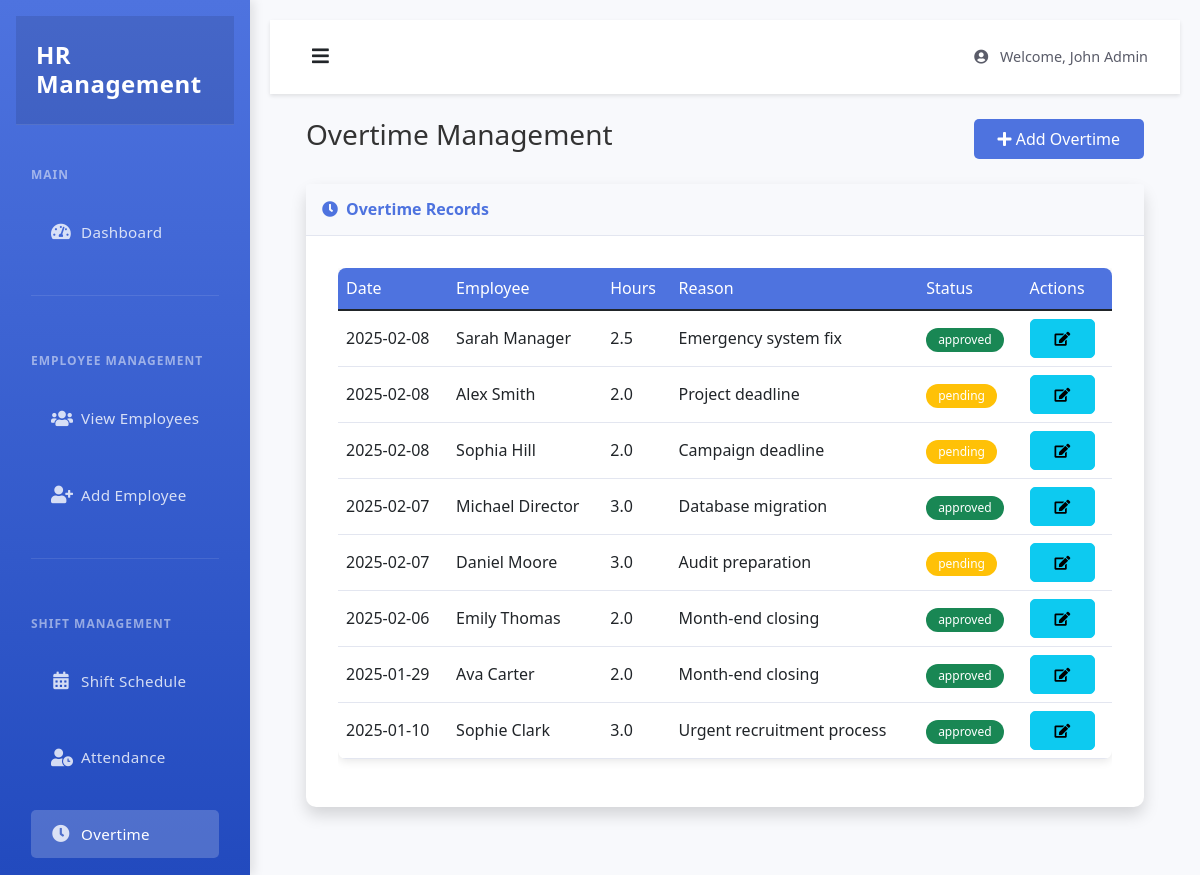
The page /admin/overtime (signed in) on the database its author committed.
### tables this page shows
CREATE TABLE overtime (
    id INTEGER PRIMARY KEY AUTOINCREMENT,
    user_id INTEGER NOT NULL,
    date TEXT NOT NULL,
    hours REAL NOT NULL,
    reason TEXT,
    status TEXT NOT NULL DEFAULT 'pending',
    created_at TIMESTAMP DEFAULT CURRENT_TIMESTAMP,
    FOREIGN KEY (user_id) REFERENCES users (id)
);

CREATE TABLE users (
    id INTEGER PRIMARY KEY AUTOINCREMENT,
    first_name TEXT NOT NULL,
    last_name TEXT NOT NULL,
    email TEXT UNIQUE NOT NULL,
    phone TEXT,
    username TEXT UNIQUE,
    password_hash TEXT NOT NULL,
    role TEXT NOT NULL,
    position TEXT,
    department TEXT,
    salary REAL,
    duration INTEGER,
    join_date TEXT,
    profile_pic TEXT,
    created_at TIMESTAMP DEFAULT CURRENT_TIMESTAMP
);

### app.py (the view)
@app.route('/admin/overtime')
@admin_required
def manage_overtime():
    db = get_db()
    cursor = db.cursor()
    cursor.execute('''
        SELECT o.*, u.first_name, u.last_name
        FROM overtime o
        JOIN users u ON o.user_id = u.id
        ORDER BY o.date DESC
    ''')
    overtime_records = cursor.fetchall()
    cursor.execute('''
        SELECT id, first_name, last_name
        FROM users
        WHERE role = 'employee'
        ORDER BY first_name
    ''')
    employees = cursor.fetchall()
    return render_template('admin/overtime.html',
                         overtime_records=overtime_records,
                         employees=employees)

### app.py (called while the page is built)
def get_db():
    if not hasattr(g, 'sqlite_db'):
        g.sqlite_db = sqlite3.connect(app.config['DATABASE'])
        g.sqlite_db.row_factory = sqlite3.Row
    return g.sqlite_db

def admin_required(f):
    @wraps(f)
    def decorated_function(*args, **kwargs):
        if 'is_admin' not in session or not session['is_admin']:
            flash('Admin access required')
            return redirect(url_for('login'))
        return f(*args, **kwargs)
    return decorated_function

### templates/admin/overtime.html (shortened to what this page needs)
{% extends "admin/base.html" %}
{% block content %}
<div class="container-fluid">
    <div class="d-flex justify-content-between align-items-center mb-4">
        <h1 class="h3 text-gray-800">Overtime Management</h1>
        <button class="btn btn-primary" data-bs-toggle="modal" data-bs-target="#addOvertimeModal">
            <i class="fas fa-plus"></i> Add Overtime
        </button>
    </div>
    <div class="card shadow mb-4">
        <div class="card-header py-3">
            <h6 class="m-0 font-weight-bold text-primary">
                <i class="fas fa-clock me-2"></i>Overtime Records
            </h6>
        </div>
        <div class="card-body">
            <div class="table-responsive">
                <table class="table table-hover">
                    <thead>
                        <tr>
                            <th>Date</th>
                            <th>Employee</th>
                            <th>Hours</th>
                            <th>Reason</th>
                            <th>Status</th>
                            <th>Actions</th>
                        </tr>
                    </thead>
                    <tbody>
                        {% for record in overtime_records %}
                        <tr>
                            <td>{{ record.date }}</td>
                            <td>{{ record.first_name }} {{ record.last_name }}</td>
                            <td>{{ record.hours }}</td>
                            <td>{{ record.reason }}</td>
                            <td>
                                <span class="badge bg-{{ 'success' if record.status == 'approved' else 'warning' }}">
                                    {{ record.status }}
                                </span>
                            </td>
                            <td>
                                <button class="btn btn-sm btn-info">
                                    <i class="fas fa-edit"></i>
                                </button>
                            </td>
                        </tr>
                        {% endfor %}
                    </tbody>
                </table>
            </div>
        </div>
    </div>
</div>
{% endblock %}

### static/style.css (style rules this page uses)
* { margin: 0; padding: 0; box-sizing: border-box; }
body { font-family: 'Segoe UI', Tahoma, Geneva, Verdana, sans-serif; line-height: 1.6; background-color: #f8f9fa; color: #333; min-height: 100vh; display: flex; flex-direction: column; }
.card { background: white; border-radius: 10px; box-shadow: 0 2px 15px rgba(0, 0, 0, 0.1); transition: transform 0.2s, box-shadow 0.2s; margin-bottom: 20px; border: none; }
.card-body { padding: 2rem; }
.btn { padding: 0.5rem 1.5rem; border-radius: 5px; transition: all 0.3s; font-weight: 500; }
.btn-primary { background-color: #4e73df; border: none; }
.table { background: white; border-radius: 8px; overflow: hidden; box-shadow: 0 2px 10px rgba(0, 0, 0, 0.1); }
.table th { background-color: #4e73df; color: white; font-weight: 500; border: none; }
.table td { vertical-align: middle; border-color: #e3e6f0; }
.badge { padding: 0.5em 1em; font-weight: 500; border-radius: 30px; }
.card { margin-bottom: 20px; }
.card-header { background-color: #f8f9fc; border-bottom: 1px solid #e3e6f0; }
.font-weight-bold { font-weight: 700 !important; }
.text-primary { color: #4e73df !important; }
.btn-primary { background-color: #4e73df; border-color: #4e73df; }

### rows shown on the page
overtime: date "2025-02-08", first_name "Sarah", last_name "Manager", hours "2.5", reason "Emergency system fix", status "approved"
overtime: date "2025-02-08", first_name "Alex", last_name "Smith", hours "2.0", reason "Project deadline", status "pending"
overtime: date "2025-02-08", first_name "Sophia", last_name "Hill", hours "2.0", reason "Campaign deadline", status "pending"
overtime: date "2025-02-07", first_name "Michael", last_name "Director", hours "3.0", reason "Database migration", status "approved"
overtime: date "2025-02-07", first_name "Daniel", last_name "Moore", hours "3.0", reason "Audit preparation", status "pending"
overtime: date "2025-02-06", first_name "Emily", last_name "Thomas", hours "2.0", reason "Month-end closing", status "approved"
overtime: date "2025-01-29", first_name "Ava", last_name "Carter", hours "2.0", reason "Month-end closing", status "approved"
overtime: date "2025-01-10", first_name "Sophie", last_name "Clark", hours "3.0", reason "Urgent recruitment process", status "approved"

### other values the page prints
{{ session.get('username') }} "John Admin"
